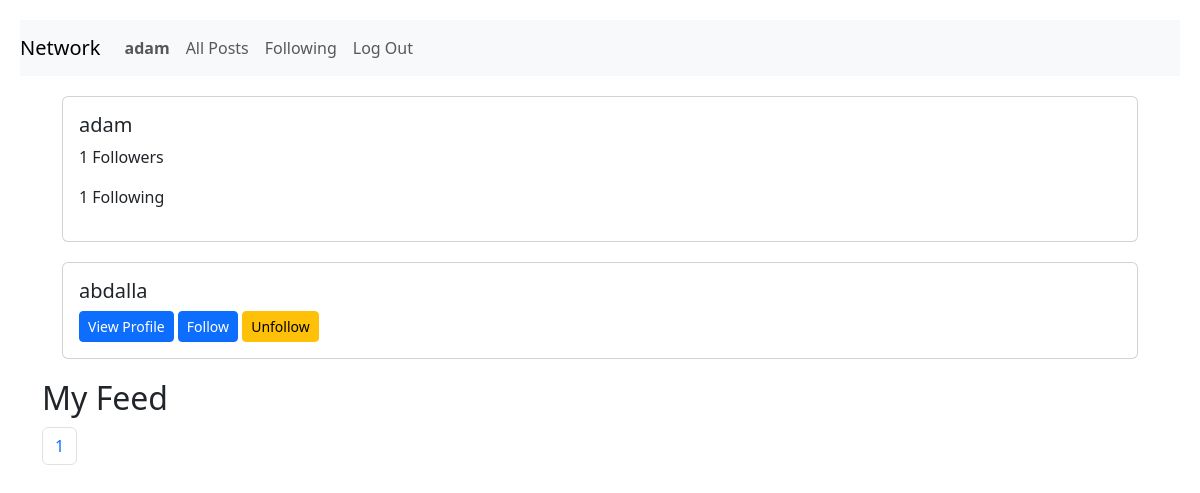
The page /profile (signed in) on the database its author committed.
### network/models.py (models this page shows, shortened)
class User(AbstractUser):
    pass

class Follow(models.Model):
    following = models.ManyToManyField(settings.AUTH_USER_MODEL, related_name="followers", symmetrical=False)

### network/views.py (the view)
# urls.py: path("profile", views.profile, name="profile"),
@login_required
def profile(request):
    posts = Post.objects.all().order_by("-created_at")
    current_users = User.objects.exclude(pk=request.user.id)
    user_following, __ = Follow.objects.get_or_create(pk=request.user.id)
    paginator = Paginator(posts, 10)
    page_number = request.GET.get("page")
    page_obj = paginator.get_page(page_number)
    return render(
        request,
        "network/profile.html",
        {"all_users": current_users,
         "posts": posts,
         "following": user_following,
         "page_obj": page_obj,
         "paginator": paginator
         }
    )

### network/templates/network/profile.html (shortened to what this page needs)
{% extends "network/layout.html" %}
{% load static %}
{% block body %}
{% if user.is_authenticated %}
<div class="card">
    <div class="card-body">
        <h5 h5 class="card-title">{{ request.user.username }}</h5>
        <p>{{ user.followers.count }} Followers</p>
        <p>{{ following.following.count }} Following</p>
    </div>
</div>
{% for user in all_users %}
<div class="card">
    <div class="card-body">
        <h5 h5 class="card-title">{{ user.username }}</h5>
        <a type="button" class="btn btn-primary btn-sm" href="{% url 'view_profile' user.id %}">View Profile</a>
        <a type="button" class="btn btn-primary btn-sm" href="{% url 'follow' user.id %}">Follow</a>
        <a type="button" class="btn btn-warning btn-sm" href="{% url 'unfollow' user.id %}">Unfollow</a>
    </div>
</div>
{% endfor %}
<div class="comments">
    <h2>My Feed</h2>
</div>
{% if paginator.count > 0 %}
<nav aria-label="Page navigation example">
    <ul class="pagination">
        {% for page_number in paginator.page_range %}
        {% if page.obj.number == page_number %}
        <li class="page-item active"><a class="page-link" href="">{{ page_number }}</a></li>
        {% else %}
        <li class="page-item"><a class="page-link" href="?page={{ page_number }}">{{ page_number }}</a></li>
        {% endif %}
        {% endfor %}
    </ul>
</nav>
{% endif %}
{% endif %}
{% endblock %}

### network/templates/network/layout.html (shortened to what this page needs)
{% load static %}
<!DOCTYPE html>
<html lang="en">
<head>
    <link href="https://cdn.jsdelivr.net/npm/bootstrap@5.3.2/dist/css/bootstrap.min.css" rel="stylesheet"
>
    <link href="{% static 'network/styles.css' %}" rel="stylesheet">
</head>
<body>
    <nav class="navbar navbar-expand-lg navbar-light bg-light">
        <a class="navbar-brand" href="{% url 'index' %}">Network</a>
          <div class="collapse navbar-collapse" id="navbarNav">
            <ul class="navbar-nav mr-auto">
                {% if user.is_authenticated %}
                <li class="nav-item">
                    <a class="nav-link" href="{% url 'profile' %}"><strong>{{ user.username }}</strong></a>
                </li>
                {% endif %}
                <li class="nav-item">
                    <a class="nav-link" href="{% url 'allposts' %}">All Posts</a>
                </li>
                {% if user.is_authenticated %}
                <li class="nav-item">
                    <a class="nav-link" href="{% url 'following' %}">Following</a>
                </li>
                <li class="nav-item">
                    <a class="nav-link" href="{% url 'logout' %}">Log Out</a>
                </li>
                {% endif %}
            </ul>
        </div>
    </nav>
    <div class="container">
        {% block body %}
        {% endblock %}
    </div>
</body>
</html>

### network/static/network/styles.css (style rules this page uses)
.navbar { margin: 20px; }
.comments, .blockquote, .blockquote-footer { margin: 10px 0 10px 0 !important; }
.card { margin: 20px; }
a { text-decoration: none; }

### rows shown on the page
User: username "adam", user.username "adam", followers.count "1"
Follow: following.count "1"
User: username "abdalla"

### other values the page prints
{{ page_number }} "1"
